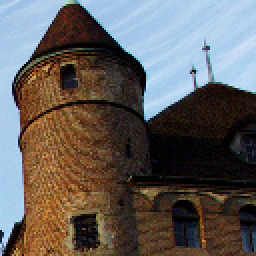
#> input picture image/image1.tif, 128 x 128 px, given in place of result.tif, which was not available (shown 2 times larger)
$ python main.py   (older library calls are emulated)
#> lines starting #> are read from the running program, lines starting #| are printed output that depends on the picture; pictures that were not available may be replaced by others from this repository, and a replacement may not be noted
#> further down, sourceimage is the input picture: PIL image 128x128 RGB; mean R, G, B 98.6, 93.9, 91.3
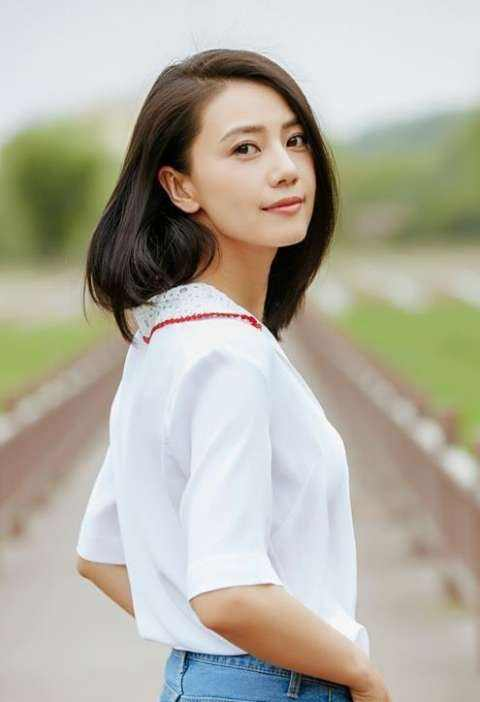
#> input picture image/yuan/yuan.jpeg, 480 x 702 px, found by its file name
#> further down, img is the input picture: PIL image 480x702 RGB; mean R, G, B 178.5, 174.9, 162.4
### image_quality_assessment.py
# -*- coding: utf-8 -*-
# @Time    : 2018/4/13 11:28
# @Author  : Jiahui Zhang
# @Email   : zjiahui96@gmail.com
# @File    : image_quality_assessment.py
# @Software: PyCharm

import numpy as np
import math
from PIL import Image
from image_pretreatment import *
from estimation_shift import *
from skimage.measure import compare_ssim
import cv2


#############################
# 计算图像的峰值信噪比（PSNR） #
#############################
def getPSNR(source, detect):
    # images = remove_shift(source, detect)
    # source = images[0]
    # detect = images[1]
    source = source.convert('YCbCr')
#> source: PIL image 128x128 YCbCr; mean of channels 0, 1, 2 94.5, 125.4, 130.1
    detect = detect.convert('YCbCr')
#> detect: PIL image 480x702 YCbCr; mean of channels 0, 1, 2 174.1, 120.8, 130.3
    src = np.array(source)
    src1 = src[:, :, 0]
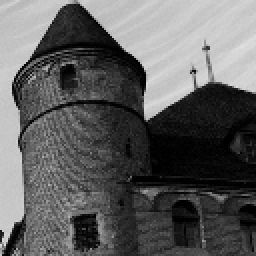
#> src1: shape (128, 128) (shown 2 times larger); min 0, max 223, mean 94.5
    src2 = src[:, :, 1]
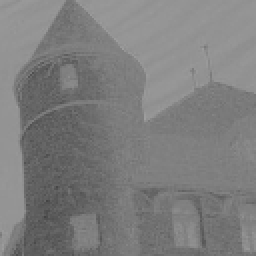
#> src2: shape (128, 128) (shown 2 times larger); min 67, max 159, mean 125.4
    src3 = src[:, :, 2]
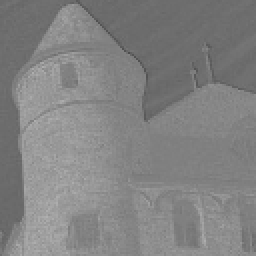
#> src3: shape (128, 128) (shown 2 times larger); min 76, max 176, mean 130.1
    det = np.array(detect)
    det1 = det[:, :, 0]
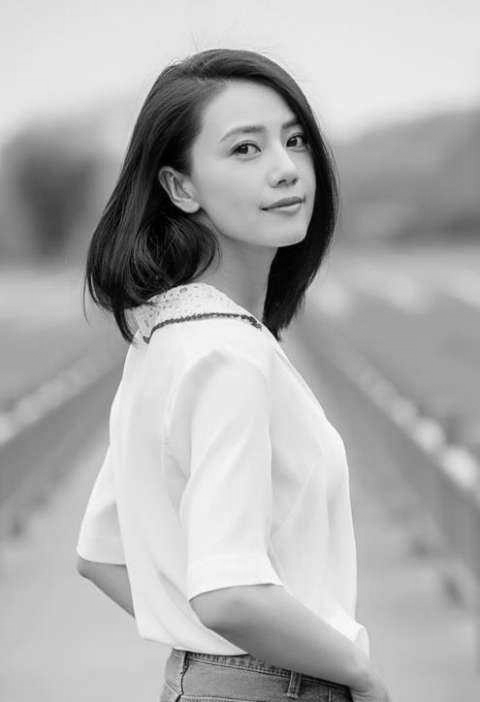
#> det1: shape (702, 480); min 0, max 255, mean 174.1
    det2 = det[:, :, 1]
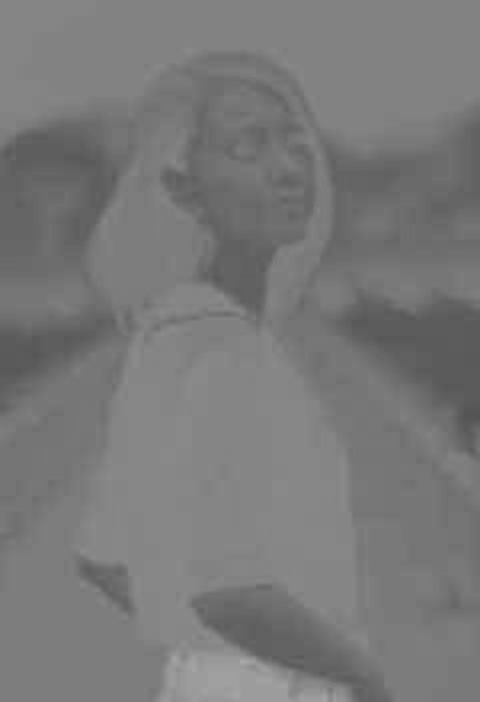
#> det2: shape (702, 480); min 82, max 169, mean 120.8
    det3 = det[:, :, 2]
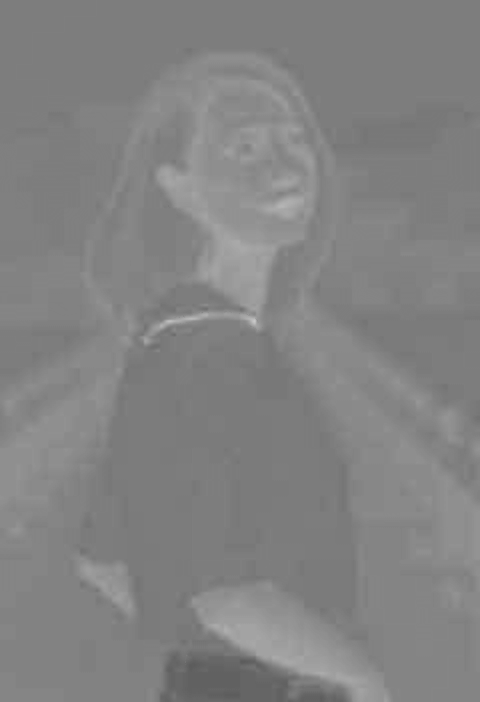
#> det3: shape (702, 480); min 92, max 201, mean 130.3
#> (the run stopped early here; a loop or call above may not have finished)
